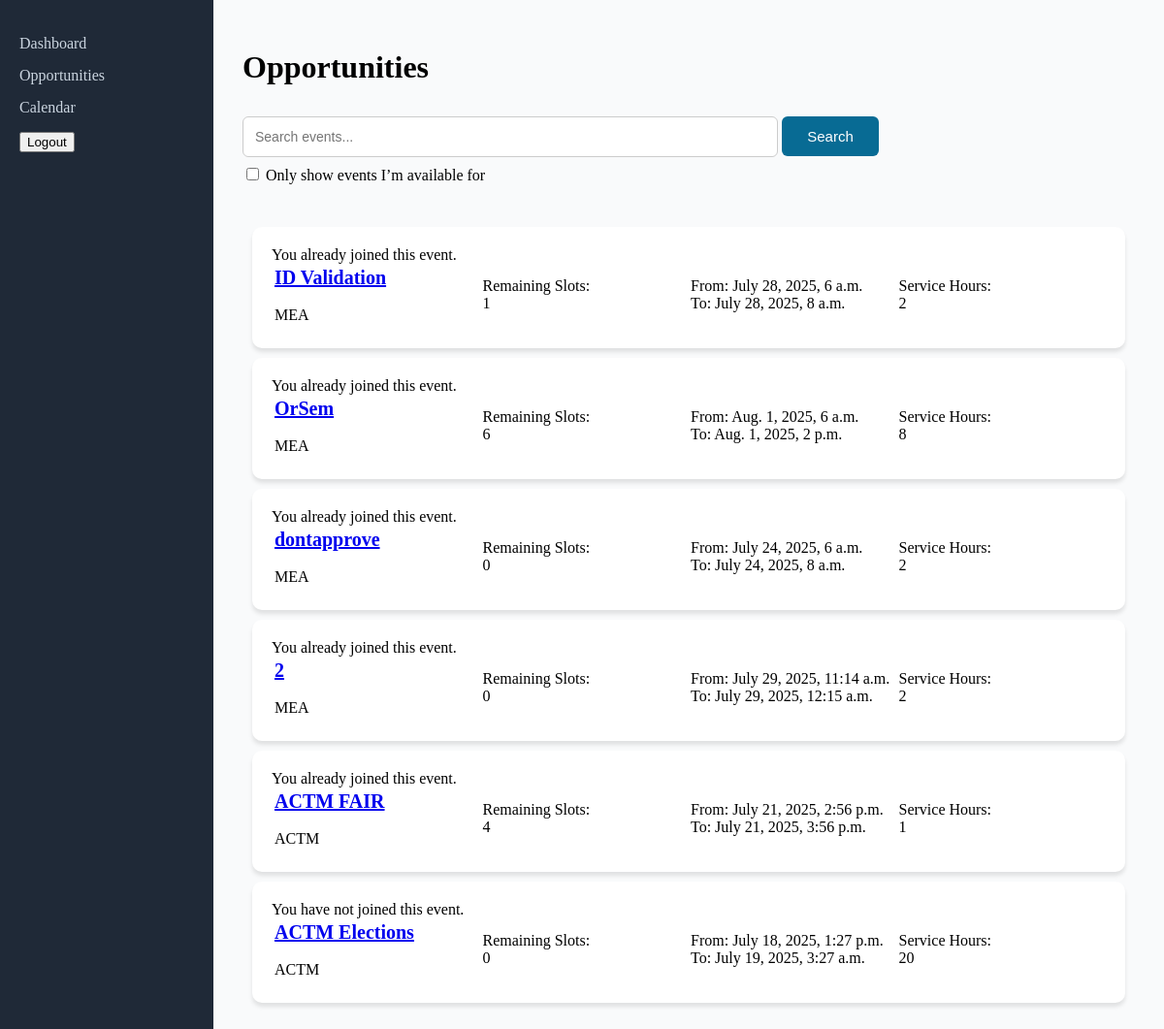
/student_opportunities/ (signed in), run on the app's committed database.
### core/models.py (models this page shows, shortened)
class Event(models.Model):
    name = models.CharField(max_length=100)
    description = models.TextField()
    location = models.CharField(max_length=50)
    service_hours = models.IntegerField()
    number_of_students = models.IntegerField()
    role_descriptions = models.TextField()
    start_datetime = models.DateTimeField()
    end_datetime = models.DateTimeField()
    organizer = models.ForeignKey(
        OrgProfile, on_delete=models.CASCADE, related_name="events"
    )
    approved = models.BooleanField(default=False)
    students = models.ManyToManyField(
        StudentProfile, through="Participation", related_name="events"
    )
    def remaining_slots(self):
        assigned_count = self.participation_set.count()
        return max(0, self.number_of_students - assigned_count)
    def is_user_in_event(self, user):
        try:
            student_profile = user.studentprofile
        except StudentProfile.DoesNotExist:
            return False
        return Participation.objects.filter(
            student=student_profile, event=self
        ).exists()

class OrgProfile(models.Model):
    user = models.OneToOneField(User, on_delete=models.CASCADE)
    name = models.CharField(max_length=100)

### core/views.py (the view, shortened to what this page needs)
# urls.py: path("student_opportunities/", views.student_opportunities, name="student_opportunities"),
@login_required
def student_opportunities(request):
    user = request.user
    try:
        student_profile = user.studentprofile
    except StudentProfile.DoesNotExist:
        student_profile = None
        return redirect("login_view")
    now = timezone.now()
    search_query = request.GET.get("search", "")
    events = Event.objects.filter(start_datetime__gt=now, approved=True)
    if search_query:
        events = events.filter(name__icontains=search_query)
    user_event_status = {}
    filter_conflicts = request.GET.get("filter_conflicts") == "on"
    for event in events:
        user_event_status[event.id] = event.is_user_in_event(user)
    context = {
        "student": student_profile,
        "events": events,
        "user_event_status": user_event_status,
        "search_query": search_query,
        "filter_conflicts": filter_conflicts,
    }
    if request.method == "GET":
        template = loader.get_template("core/student_opportunities.html")
        return HttpResponse(template.render(context, request))

### core/templatetags/custom_filters.py (called while the page is built)
@register.filter
def get_item(dictionary, key):
    return dictionary.get(key)

### core/templates/core/student_opportunities.html (shortened to what this page needs)
{% load custom_filters %}
<div class="sidebar">
  <ul>
  <li><a href="/student_dashboard">Dashboard</a></li>
  <li><a href="/student_opportunities">Opportunities</a></li>
  <li><a href="/student_calendar">Calendar</a></li>
  </ul>
  <div class="bottom-section">
  <form action="{% url 'logout_view' %}" method="post">
  <button type="submit">Logout</button>
  </form>
  </div>
</div>
<div class="main-content">
<h1>Opportunities</h1>
<form method="get" action="{% url 'student_opportunities' %}">
    <input type="text" name="search" placeholder="Search events..." value="{{ request.GET.search }}">
    <button type="submit">Search</button>
    <br>
    <label>
        <input type="checkbox" name="filter_conflicts" {% if filter_conflicts %}checked{% endif %}>
        Only show events I’m available for
    </label>
</form>
<br/>
{% if events %}
    {% for event in events %}
        <div class="event_cell">
          <table class="per_event">
          <tr>
          <td>
          <a href="/student_opportunities_details/{{ event.id }}"><div id="event-name">{{ event.name }}</div></a>
          <br>
          <div id="event-organizer">{{ event.organizer.name }}</div></td>
          <td><div id="event-slots">Remaining Slots: <br>{{ event.remaining_slots }}</div></td>
          <td><div id="event-time">
            From: {{ event.start_datetime }}
            <br>
            To: {{ event.end_datetime }}
          <td>Service Hours: <br>{{ event.service_hours }}</td>
            </div>
          </td>
          </tr>
          <tr>
            {% if user_event_status|get_item:event.id %}
            <div>You already joined this event.</div>
        {% else %}
            <div>You have not joined this event.</div>
        {% endif %}</tr>
          </table>
          </div>
    {% endfor %}
{% endif %}
</div>

### core/templates/core/student_opportunities.html (style rules this page uses)
.sidebar { width: 220px; height: 100vh; background-color: #1f2937; color: #fff; padding: 20px; box-sizing: border-box; position: fixed; }
.sidebar ul { list-style-type: none; padding: 0; }
.sidebar ul li { margin: 15px 0; }
.sidebar ul li a { color: #cbd5e0; text-decoration: none; font-size: 16px; display: block; transition: 0.3s; }
.main-content { margin-left: 220px; padding: 30px; flex-grow: 1; background-color: #f9fafb; height: 100vh; box-sizing: border-box; overflow-y: scroll; }
.event_cell { background-color: white; padding: 20px; border-radius: 10px; box-shadow: 0 4px 4px rgba(0, 0, 0, 0.1); margin: 10px; }
.event_cell #event-name { font-weight: bold; font-size: 20px; }
.per_event { width: 100%; }
.per_event td { width: 200px; }
input[type="text"] { width: 60%; padding: 12px; margin: 8px 0; border: 1px solid #ccc; border-radius: 6px; font-size: 14px; }
.main-content button { width: 100px; padding: 12px; background-color: #086b94; border: none; border-radius: 6px; color: white; font-size: 15px; cursor: pointer; margin-top: 10px; }

### data on the page
Event: name "ID Validation", organizer.name "MEA", remaining_slots "1", start_datetime "July 28, 2025, 6 a.m.", end_datetime "July 28, 2025, 8 a.m.", service_hours "2", shows "You already joined this event."
Event: name "OrSem", organizer.name "MEA", remaining_slots "6", start_datetime "Aug. 1, 2025, 6 a.m.", end_datetime "Aug. 1, 2025, 2 p.m.", service_hours "8", shows "You already joined this event."
Event: name "dontapprove", organizer.name "MEA", remaining_slots "0", start_datetime "July 24, 2025, 6 a.m.", end_datetime "July 24, 2025, 8 a.m.", service_hours "2", shows "You already joined this event."
Event: name "2", organizer.name "MEA", remaining_slots "0", start_datetime "July 29, 2025, 11:14 a.m.", end_datetime "July 29, 2025, 12:15 a.m.", service_hours "2", shows "You already joined this event."
Event: name "ACTM FAIR", organizer.name "ACTM", remaining_slots "4", start_datetime "July 21, 2025, 2:56 p.m.", end_datetime "July 21, 2025, 3:56 p.m.", service_hours "1", shows "You already joined this event."
Event: name "ACTM Elections", organizer.name "ACTM", remaining_slots "0", start_datetime "July 18, 2025, 1:27 p.m.", end_datetime "July 19, 2025, 3:27 a.m.", service_hours "20", shows "You have not joined this event."
